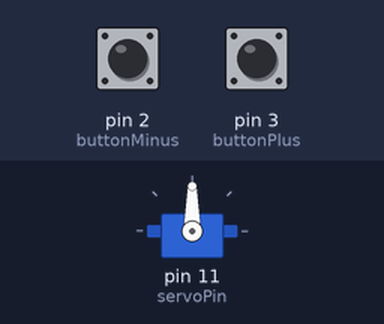
Simulated run of this sketch. Board: Arduino Uno, built with avr-gcc and run on an emulated ATmega328P. On the bench: servo. Inputs (shaded band) come from the test bench; at power-on: pin 2 (buttonMinus) HIGH, pin 3 (buttonPlus) HIGH.

Above: at 1.2 s.
1.3 s: pin 2 (buttonMinus) pulled LOW for 0.15 s
At 2.2 s:
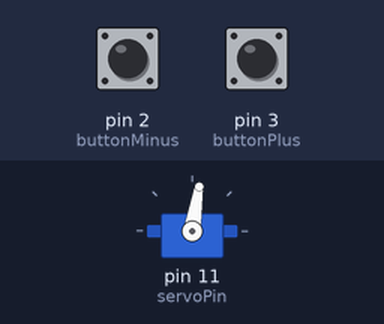
2.9 s: pin 2 (buttonMinus) pulled LOW for 1 s
At 3.4 s:
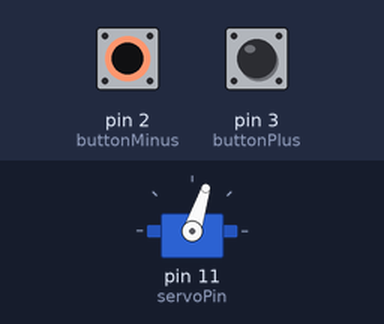
5.4 s: pin 3 (buttonPlus) pulled LOW for 0.15 s
At 6.5 s:
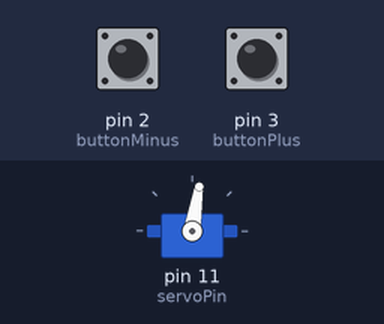
7.0 s: pin 2 (buttonMinus) pulled LOW for 3.2 s
At 7.8 s:
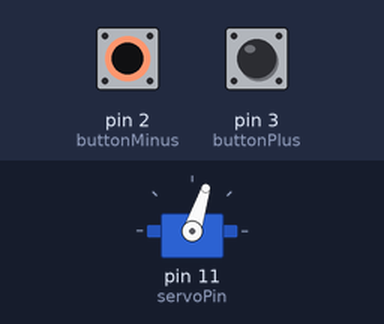
11.7 s: pin 2 (buttonMinus) pulsed LOW 5 times (0.12 s each, 0.3 s apart)
At 13.4 s:
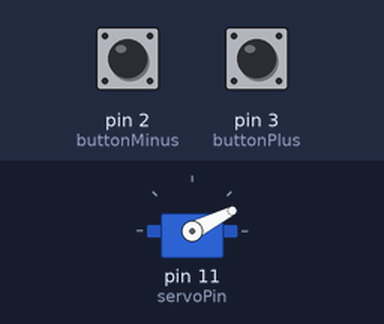
14.7 s: pin 2 (buttonMinus) pulled LOW for 0.15 s
At 16.0 s:
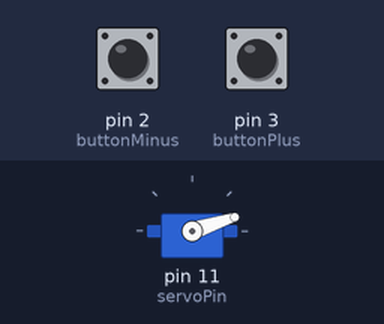
Timing chart, 0 to 17.3 s (numbered marks = the images above; inputs shaded):
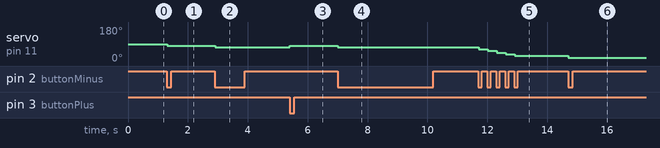

The sketch:

sketch_5e.ino
```cpp
/*
	Pilotare un servocomando usando i pulsanti con incrementi a ogni pressione.
*/

#include <Servo.h>
const int servoPin = 11, buttonPlus = 3, buttonMinus = 2;
int pos = 90;
bool pressedPlus, pressedMinus;

Servo servo;

void setup ()
{
	servo.attach(servoPin);
	pinMode(buttonMinus, INPUT_PULLUP);
	pinMode(buttonPlus, INPUT_PULLUP);
}

void loop ()
{
	if (!digitalRead(buttonPlus) && !pressedPlus)
	{
		pos += 9;
		if (pos > 180)
		{
			pos = 180;
		}
		delay(10);
		pressedPlus = true;
	}
	else if (digitalRead(buttonPlus))
	{
		pressedPlus = false;
	}

	if (!digitalRead(buttonMinus) && !pressedMinus)
	{
		pos -= 9;
		if (pos < 0)
		{
			pos = 0;
		}
		delay(10);
		pressedMinus = true;
	}
	else if (digitalRead(buttonMinus))
	{
		pressedMinus = false;
	}

	servo.write(pos);
}
```

Measured:
- after the input at 1.3 s, servo on pin 11 (servoPin): 90° → 81° at once
- after the input at 2.9 s, servo on pin 11 (servoPin): 81° → 72° at once
- after the input at 5.4 s, servo on pin 11 (servoPin): 72° → 81° at once
- after the input at 7.0 s, servo on pin 11 (servoPin): 81° → 72° at once
- after the input at 11.7 s, servo on pin 11 (servoPin): moves from 72° to 27° over 1.2 s, starting at once
- after the input at 14.7 s, servo on pin 11 (servoPin): 27° → 18° at once
